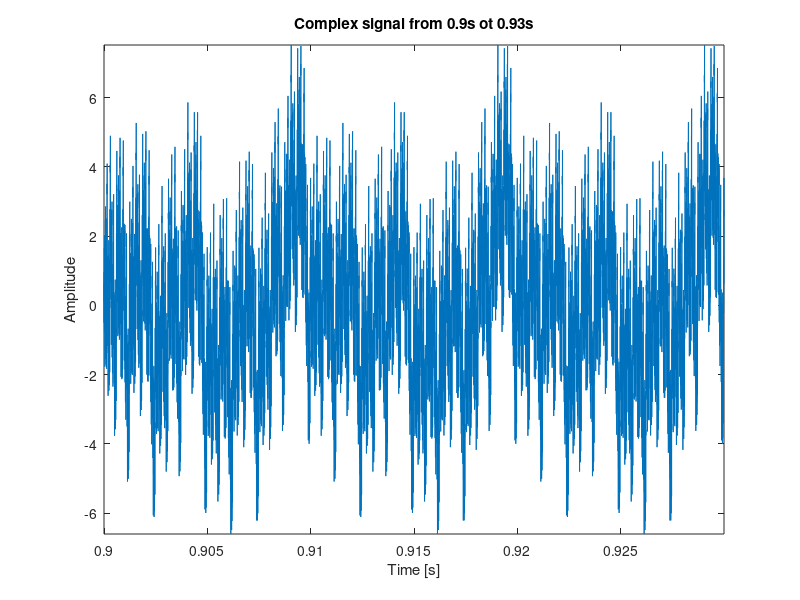

MATLAB code for this plot: (Note: this script raises an error after producing the figure.)
close all
clear all
%% 1.2 Fourier transform of a synthetic signal
% * Synthesize a certain signal:

fs = 2^10*100*3; % higest frequency is 2^10*100Hz.
t = 0:1/fs:2-1/fs;
f0 = 100;

s = zeros( 1, length(t) );
for k = 0:10
    s = s + cos( 2*pi*2^k*f0*t + k * pi/3 );
end

% * Plot from 0.9s to 0.93s
part = round(0.9*fs) : round(0.93*fs);
figure(1)
plot( t(part), s(part) );
title( 'Complex signal from 0.9s ot 0.93s' );
xlabel( 'Time [s]' );
ylabel( 'Amplitude' );
axis 'tight'

% * Plot fft
[ Y, F, dF ] = make_spectrum( s, fs );
F = F( 1 : floor(length(F)/2) );
Y = Y( 1 : length(F) );
% normalize fft
Y = Y / length(Y);

figure(2)
subplot(1,3,1);
plot( F, abs(Y) );
axis 'tight'
subplot(1,3,2);
plot( F, real(Y) );
axis 'tight'
subplot(1,3,3);
plot( F, imag(Y) );
axis 'tight'

% * same but with semilox x axis
figure(3)
semilogx( F, abs(Y) );
hold on
stem( 100, max(abs(Y)), 'r' );
semilogx( F, abs(Y) ); % lazy put on top
axis 'tight'
% plot the read circle:

% * same but centered arround 400 hz
part = round(395/dF) : round(405/dF);
figure(4)
subplot(1,1,1);
plot( F(part), abs(Y(part)) );
hold on
stem( 400, max(abs(Y)), 'r' );
axis 'tight'
% plot the read circle:



